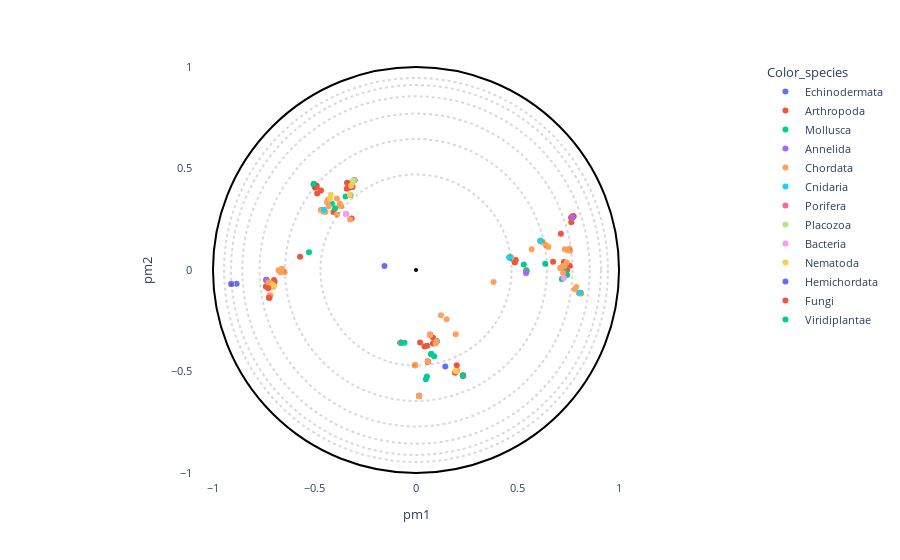

This figure's notebook cell:
### Markdown cell above
### Create interactive plot

### Code cell
# OPTIONS =================================================
#Here you can set different parameters to color & annotate the resulting projection:
title = ""
#----------------------------------------------------------
# Select the coloring from annotation .csv file:
labels_name = "Color_species"
# Select classes to label among the "labels_name" or "second_labels_name" column (comma separated list):
second_labels_name = ""
labels_text = []
show_text = True
#----------------------------------------------------------
# Use a custom color palette:
color_palette = None #Default: None
use_custom_palette = False
# Select projection center:
id_for_rotation = None #Default: None
use_selected_center = False
#==========================================================


#Check projection visualization parameters
#Labels name
if labels_name == "":
    labels_name = None
elif labels_name not in annotation_names:
    raise NameError(f"labels_name {labels_name} is not in the availables annotations.\nAvailables annotations: {annotation_names}")
#Second labels name
if second_labels_name == "":
    second_labels_name = None
elif second_labels_name not in annotation_names:
    raise NameError(f'"second_labels_name" {second_labels_name} is not in the availables annotations.\nAvailables annotations: {annotation_names}')
#Color palet selection
if not use_custom_palette:
    color_palette = None
#Center of projection selection

tmp_id_for_rotation = -1
if use_selected_center and id_for_rotation is not None:
    if id_for_rotation != tmp_id_for_rotation:
        tmp_id_for_rotation = id_for_rotation

        poincare_coord = df_embedding[["pm1","pm2"]].sort_values(by=["proteins_id"])
        poincare_coord = poincare_coord.values[:,:2]
        model = PoincareMaps(poincare_coord)
        model.get_distances()

        model.iroot = id_for_rotation - 1  #Zero indexing
        model.rotate()

        df_embedding["pm1"] = model.coordinates_rotated[:,0]
        df_embedding["pm2"] = model.coordinates_rotated[:,1]
else:
    df_embedding["pm1"] = df_embedding["pm1_com"]
    df_embedding["pm2"] = df_embedding["pm2_com"]

#Plot graph
fig = plot_embedding_interactive(df_embedding, 
                                 labels_name = labels_name,
                                 second_labels_name = second_labels_name, 
                                 show_text = show_text,
                                 labels_text = labels_text,
                                 color_palette = color_palette, 
                                 title = title, 
                                 fontsize = 11)
fig.show()

### Figure 1 — Plotly figure (JSON) as saved in the notebook; plotly's stock layout.template omitted (floating-point values rounded to 4 significant figures; data arrays with more than 128 entries replaced by an {"elided": "..."} marker saying what was removed)
{"data": [{"customdata": {"elided": "10x19 mixed values"}, "hovertemplate": "<b>%{hovertext}</b><br><br>Color_species=%{customdata[10]}<br>pm1=%{x}<br>pm2=%{y}<br>proteins_id=%{customdata[0]}<br>tree1=%{customdata[1]}<br>tree2=%{customdata[2]}<br>tree3=%{customdata[3]}<br>tree4=%{customdata[4]}<br>full_name=%{customdata[5]}<br>short_name=%{customdata[6]}<br>full_species=%{customdata[7]}<br>short_species=%{customdata[8]}<br>evo_distance=%{customdata[9]}<br>Domain=%{customdata[11]}<br>Kingdom=%{customdata[12]}<br>Phylum=%{customdata[13]}<br>Subphylum=%{customdata[14]}<br>Class=%{customdata[15]}<br>Genus=%{customdata[16]}<br>pm1_com=%{customdata[17]}<br>pm2_com=%{customdata[18]}<extra></extra>", "hovertext": ["Echinodermata", "Echinodermata", "Echinodermata", "Echinodermata", "Echinodermata", "Echinodermata", "Echinodermata", "Echinodermata", "Echinodermata", "Echinodermata"], "legendgroup": "Echinodermata", "marker": {"color": "#636efa", "symbol": "circle"}, "mode": "markers", "name": "Echinodermata", "orientation": "v", "showlegend": true, "textposition": "top right", "type": "scatter", "x": [-0.7336, -0.07594, -0.5032, -0.1554, -0.492, 0.8101, 0.1443, -0.5035, -0.8835, -0.338], "xaxis": "x", "y": [-0.05367, -0.3587, 0.4227, 0.01966, 0.4092, -0.1124, -0.4752, 0.4228, -0.06744, 0.4286], "yaxis": "y"}, {"customdata": {"elided": "84x19 mixed values"}, "hovertemplate": "<b>%{hovertext}</b><br><br>Color_species=%{customdata[10]}<br>pm1=%{x}<br>pm2=%{y}<br>proteins_id=%{customdata[0]}<br>tree1=%{customdata[1]}<br>tree2=%{customdata[2]}<br>tree3=%{customdata[3]}<br>tree4=%{customdata[4]}<br>full_name=%{customdata[5]}<br>short_name=%{customdata[6]}<br>full_species=%{customdata[7]}<br>short_species=%{customdata[8]}<br>evo_distance=%{customdata[9]}<br>Domain=%{customdata[11]}<br>Kingdom=%{customdata[12]}<br>Phylum=%{customdata[13]}<br>Subphylum=%{customdata[14]}<br>Class=%{customdata[15]}<br>Genus=%{customdata[16]}<br>pm1_com=%{customdata[17]}<br>pm2_com=%{customdata[18]}<extra></extra>", "hovertext": ["Arthropoda", "Arthropoda", "Arthropoda", "Arthropoda", "Arthropoda", "Arthropoda", "Arthropoda", "Arthropoda", "Arthropoda", "Arthropoda", "Arthropoda", "Arthropoda", "Arthropoda", "Arthropoda", "Arthropoda", "Arthropoda", "Arthropoda", "Arthropoda", "Arthropoda", "Arthropoda", "Arthropoda", "Arthropoda", "Arthropoda", "Arthropoda", "Arthropoda", "Arthropoda", "Arthropoda", "Arthropoda", "Arthropoda", "Arthropoda", "Arthropoda", "Arthropoda", "Arthropoda", "Arthropoda", "Arthropoda", "Arthropoda", "Arthropoda", "Arthropoda", "Arthropoda", "Arthropoda", "Arthropoda", "Arthropoda", "Arthropoda", "Arthropoda", "Arthropoda", "Arthropoda", "Arthropoda", "Arthropoda", "Arthropoda", "Arthropoda", "Arthropoda", "Arthropoda", "Arthropoda", "Arthropoda", "Arthropoda", "Arthropoda", "Arthropoda", "Arthropoda", "Arthropoda", "Arthropoda", "Arthropoda", "Arthropoda", "Arthropoda", "Arthropoda", "Arthropoda", "Arthropoda", "Arthropoda", "Arthropoda", "Arthropoda", "Arthropoda", "Arthropoda", "Arthropoda", "Arthropoda", "Arthropoda", "Arthropoda", "Arthropoda", "Arthropoda", "Arthropoda", "Arthropoda", "Arthropoda", "Arthropoda", "Arthropoda", "Arthropoda", "Arthropoda"], "legendgroup": "Arthropoda", "marker": {"color": "#EF553B", "symbol": "circle"}, "mode": "markers", "name": "Arthropoda", "orientation": "v", "showlegend": true, "textposition": "top right", "type": "scatter", "x": [-0.9089, 0.7685, -0.7398, 0.01517, -0.7115, 0.7668, -0.3726, -0.4668, -0.5034, -0.3174, 0.06981, 0.05805, -0.6965, -0.3122, 0.7753, 0.7727, 0.7654, 0.773, 0.7642, 0.7753, 0.7725, 0.7726, 0.7753, 0.7729, -0.7199, -0.7108, 0.2312, -0.341, -0.4063, -0.468, -0.571, 0.4868, 0.4602, 0.7647, 0.7136, 0.4852, 0.2006, 0.4912, -0.4885, -0.5026, -0.4967, -0.5033, -0.4866, 0.1013, 0.1011, 0.01518, 0.0837, 0.05553, 0.08421, 0.0418, 0.01514, 0.02004, 0.7283, 0.7442, 0.6142, 0.804, 0.8117, 0.8063, 0.1921, 0.8098, -0.3035, -0.3392, -0.9102, -0.9093, -0.9092, -0.7372, -0.3286, -0.7235, 0.2313, 0.2311, 0.2312, 0.2316, 0.2315, 0.05831, 0.05839, -0.07435, -0.07649, -0.07644, -0.7207, 0.6752, 0.7572, -0.6996, -0.7018, 0.5433], "xaxis": "x", "y": [-0.06834, 0.2613, -0.08092, -0.6198, -0.06789, 0.2555, 0.3189, 0.2951, 0.4229, 0.2532, -0.3199, -0.4513, -0.05802, 0.4089, 0.2652, 0.2629, 0.2568, 0.2628, 0.2583, 0.2652, 0.2632, 0.2633, 0.2652, 0.263, -0.07401, -0.07259, -0.5202, 0.4007, 0.2854, 0.3916, 0.06468, 0.03686, 0.06237, 0.2352, 0.1785, 0.04249, -0.4693, 0.0488, 0.4137, 0.4212, 0.4056, 0.4228, 0.3772, -0.3514, -0.3513, -0.6198, -0.3621, -0.3729, -0.3332, -0.3769, -0.6204, -0.3572, 0.03999, -0.000638, 0.1423, -0.1127, -0.1152, -0.1132, -0.5059, -0.113, 0.4421, 0.43, -0.06869, -0.06856, -0.06838, -0.04768, 0.4047, -0.1365, -0.5199, -0.5198, -0.5201, -0.5206, -0.5204, -0.4514, -0.4512, -0.358, -0.3581, -0.3586, -0.07102, 0.04075, 0.02042, -0.04954, -0.07589, -0.001148], "yaxis": "y"}, {"customdata": {"elided": "36x19 mixed values"}, "hovertemplate": "<b>%{hovertext}</b><br><br>Color_species=%{customdata[10]}<br>pm1=%{x}<br>pm2=%{y}<br>proteins_id=%{customdata[0]}<br>tree1=%{customdata[1]}<br>tree2=%{customdata[2]}<br>tree3=%{customdata[3]}<br>tree4=%{customdata[4]}<br>full_name=%{customdata[5]}<br>short_name=%{customdata[6]}<br>full_species=%{customdata[7]}<br>short_species=%{customdata[8]}<br>evo_distance=%{customdata[9]}<br>Domain=%{customdata[11]}<br>Kingdom=%{customdata[12]}<br>Phylum=%{customdata[13]}<br>Subphylum=%{customdata[14]}<br>Class=%{customdata[15]}<br>Genus=%{customdata[16]}<br>pm1_com=%{customdata[17]}<br>pm2_com=%{customdata[18]}<extra></extra>", "hovertext": ["Mollusca", "Mollusca", "Mollusca", "Mollusca", "Mollusca", "Mollusca", "Mollusca", "Mollusca", "Mollusca", "Mollusca", "Mollusca", "Mollusca", "Mollusca", "Mollusca", "Mollusca", "Mollusca", "Mollusca", "Mollusca", "Mollusca", "Mollusca", "Mollusca", "Mollusca", "Mollusca", "Mollusca", "Mollusca", "Mollusca", "Mollusca", "Mollusca", "Mollusca", "Mollusca", "Mollusca", "Mollusca", "Mollusca", "Mollusca", "Mollusca", "Mollusca"], "legendgroup": "Mollusca", "marker": {"color": "#00cc96", "symbol": "circle"}, "mode": "markers", "name": "Mollusca", "orientation": "v", "showlegend": true, "textposition": "top right", "type": "scatter", "x": [-0.005685, -0.3984, 0.6223, -0.5272, 0.7185, 0.4671, 0.6142, -0.4561, -0.4563, -0.4288, -0.4145, -0.3473, -0.5037, 0.01526, 0.102, 0.04859, 0.05362, 0.07516, 0.08933, 0.07516, 0.0752, 0.6365, 0.5311, 0.6133, -0.3036, 0.7441, -0.7377, 0.2314, -0.07326, -0.0566, 0.7311, -0.3223, 0.5451, 0.5433, -0.7233, 0.1014], "xaxis": "x", "y": [-0.469, 0.3039, 0.139, 0.08716, -0.04434, 0.06089, 0.1423, 0.2969, 0.2887, 0.3473, 0.3281, 0.3616, 0.423, -0.6208, -0.3505, -0.5379, -0.5246, -0.4143, -0.4251, -0.4142, -0.4144, 0.03089, 0.02663, 0.1439, 0.4421, -0.02431, -0.04867, -0.5214, -0.3585, -0.3578, -0.004521, 0.3677, -0.005079, -0.009722, -0.1358, -0.3515], "yaxis": "y"}, {"customdata": {"elided": "9x19 mixed values"}, "hovertemplate": "<b>%{hovertext}</b><br><br>Color_species=%{customdata[10]}<br>pm1=%{x}<br>pm2=%{y}<br>proteins_id=%{customdata[0]}<br>tree1=%{customdata[1]}<br>tree2=%{customdata[2]}<br>tree3=%{customdata[3]}<br>tree4=%{customdata[4]}<br>full_name=%{customdata[5]}<br>short_name=%{customdata[6]}<br>full_species=%{customdata[7]}<br>short_species=%{customdata[8]}<br>evo_distance=%{customdata[9]}<br>Domain=%{customdata[11]}<br>Kingdom=%{customdata[12]}<br>Phylum=%{customdata[13]}<br>Subphylum=%{customdata[14]}<br>Class=%{customdata[15]}<br>Genus=%{customdata[16]}<br>pm1_com=%{customdata[17]}<br>pm2_com=%{customdata[18]}<extra></extra>", "hovertext": ["Annelida", "Annelida", "Annelida", "Annelida", "Annelida", "Annelida", "Annelida", "Annelida", "Annelida"], "legendgroup": "Annelida", "marker": {"color": "#ab63fa", "symbol": "circle"}, "mode": "markers", "name": "Annelida", "orientation": "v", "showlegend": true, "textposition": "top right", "type": "scatter", "x": [0.01519, 0.06942, 0.807, -0.7228, 0.7703, 0.5422, -0.3036, -0.7378, -0.07302], "xaxis": "x", "y": [-0.6205, -0.318, -0.1127, -0.1365, 0.2591, -0.01463, 0.4419, -0.04966, -0.3585], "yaxis": "y"}, {"customdata": {"elided": "88x19 mixed values"}, "hovertemplate": "<b>%{hovertext}</b><br><br>Color_species=%{customdata[10]}<br>pm1=%{x}<br>pm2=%{y}<br>proteins_id=%{customdata[0]}<br>tree1=%{customdata[1]}<br>tree2=%{customdata[2]}<br>tree3=%{customdata[3]}<br>tree4=%{customdata[4]}<br>full_name=%{customdata[5]}<br>short_name=%{customdata[6]}<br>full_species=%{customdata[7]}<br>short_species=%{customdata[8]}<br>evo_distance=%{customdata[9]}<br>Domain=%{customdata[11]}<br>Kingdom=%{customdata[12]}<br>Phylum=%{customdata[13]}<br>Subphylum=%{customdata[14]}<br>Class=%{customdata[15]}<br>Genus=%{customdata[16]}<br>pm1_com=%{customdata[17]}<br>pm2_com=%{customdata[18]}<extra></extra>", "hovertext": ["Chordata", "Chordata", "Chordata", "Chordata", "Chordata", "Chordata", "Chordata", "Chordata", "Chordata", "Chordata", "Chordata", "Chordata", "Chordata", "Chordata", "Chordata", "Chordata", "Chordata", "Chordata", "Chordata", "Chordata", "Chordata", "Chordata", "Chordata", "Chordata", "Chordata", "Chordata", "Chordata", "Chordata", "Chordata", "Chordata", "Chordata", "Chordata", "Chordata", "Chordata", "Chordata", "Chordata", "Chordata", "Chordata", "Chordata", "Chordata", "Chordata", "Chordata", "Chordata", "Chordata", "Chordata", "Chordata", "Chordata", "Chordata", "Chordata", "Chordata", "Chordata", "Chordata", "Chordata", "Chordata", "Chordata", "Chordata", "Chordata", "Chordata", "Chordata", "Chordata", "Chordata", "Chordata", "Chordata", "Chordata", "Chordata", "Chordata", "Chordata", "Chordata", "Chordata", "Chordata", "Chordata", "Chordata", "Chordata", "Chordata", "Chordata", "Chordata", "Chordata", "Chordata", "Chordata", "Chordata", "Chordata", "Chordata", "Chordata", "Chordata", "Chordata", "Chordata", "Chordata", "Chordata"], "legendgroup": "Chordata", "marker": {"color": "#FFA15A", "symbol": "circle"}, "mode": "markers", "name": "Chordata", "orientation": "v", "showlegend": true, "textposition": "top right", "type": "scatter", "x": [0.6132, -0.9092, -0.7191, -0.7064, -0.7018, 0.4683, -0.727, -0.07441, -0.7214, -0.7167, 0.1956, -0.3707, -0.3707, -0.3705, 0.06952, 0.2027, 0.7432, -0.4343, 0.7321, 0.469, 0.6133, 0.613, -0.7117, -0.672, -0.6677, -0.6614, -0.647, -0.6529, 0.7117, -0.4461, -0.4386, -0.6768, -0.3097, -0.7025, 0.4625, 0.461, -0.004133, -0.7175, -0.003498, -0.006498, -0.004642, 0.1228, 0.6242, 0.6236, 0.5695, 0.6396, 0.151, -0.4299, -0.4637, -0.3748, -0.3897, -0.3439, -0.3249, 0.6521, 0.7199, 0.382, -0.3892, -0.457, 0.06905, 0.09712, 0.1016, 0.01534, 0.07007, 0.01539, 0.06955, 0.01502, 0.01517, 0.7101, 0.7287, 0.7244, -0.07319, 0.7553, 0.746, 0.7591, 0.7326, 0.8065, 0.8022, 0.8065, 0.7816, 0.8022, 0.7892, 0.8114, 0.8061, -0.3037, -0.9091, -0.9102, 0.05869, -0.07289], "xaxis": "x", "y": [0.1439, -0.06881, -0.06433, -0.07628, -0.07905, 0.06221, -0.06147, -0.3581, -0.1242, -0.1257, -0.317, 0.3151, 0.315, 0.315, -0.319, -0.4961, 0.03672, 0.3446, 0.02045, 0.06, 0.1434, 0.1438, -0.06781, -0.00614, -0.01051, 0.006101, -0.01168, -0.003578, 0.01048, 0.2859, 0.3336, -0.001296, 0.4401, -0.08205, 0.06164, 0.06187, -0.4686, -0.07907, -0.4681, -0.4687, -0.4697, -0.223, 0.1355, 0.1374, 0.102, 0.1227, -0.243, 0.3145, 0.2938, 0.3259, 0.3527, 0.2775, 0.2485, 0.1138, 0.01573, -0.05919, 0.2736, 0.2904, -0.3192, -0.3624, -0.3516, -0.6196, -0.3181, -0.6204, -0.3188, -0.6203, -0.6204, 0.00826, 0.0208, -0.01516, -0.3587, 0.1058, 0.0968, 0.09515, 0.1025, -0.1123, -0.1132, -0.1138, -0.09543, -0.1132, -0.08395, -0.113, -0.1143, 0.4419, -0.06899, -0.06869, -0.4514, -0.3584], "yaxis": "y"}, {"customdata": [[18, -1, -1, 8, 4, "Predicted protein", "Predicted", "Nematostella vectensis", "Nematostella", 2.434, "Cnidaria", "Eukaryota", "Metazoa", "Cnidaria", "Other", "Other", "Other", 0.8072, -0.1118], [82, -1, 15, 7, 4, "Predicted protein", "Predicted", "Nematostella vectensis", "Nematostella", 3.063, "Cnidaria", "Eukaryota", "Metazoa", "Cnidaria", "Other", "Other", "Other", 0.613, 0.1439], [83, 20, 15, 7, 4, "Predicted protein", "Predicted", "Nematostella vectensis", "Nematostella", 2.696, "Cnidaria", "Eukaryota", "Metazoa", "Cnidaria", "Other", "Other", "Other", 0.4596, 0.06178], [84, -1, 15, 7, 4, "Predicted protein", "Predicted", "Nematostella vectensis", "Nematostella", 2.747, "Cnidaria", "Eukaryota", "Metazoa", "Cnidaria", "Other", "Other", "Other", 0.4614, 0.06146], [85, 20, 15, 7, 4, "Predicted protein", "Predicted", "Nematostella vectensis", "Nematostella", 2.467, "Cnidaria", "Eukaryota", "Metazoa", "Cnidaria", "Other", "Other", "Other", 0.4616, 0.06113], [208, -1, -1, -1, 3, "Predicted protein", "Predicted", "Nematostella vectensis", "Nematostella", 3.137, "Cnidaria", "Eukaryota", "Metazoa", "Cnidaria", "Other", "Other", "Other", -0.453, 0.2955]], "hovertemplate": "<b>%{hovertext}</b><br><br>Color_species=%{customdata[10]}<br>pm1=%{x}<br>pm2=%{y}<br>proteins_id=%{customdata[0]}<br>tree1=%{customdata[1]}<br>tree2=%{customdata[2]}<br>tree3=%{customdata[3]}<br>tree4=%{customdata[4]}<br>full_name=%{customdata[5]}<br>short_name=%{customdata[6]}<br>full_species=%{customdata[7]}<br>short_species=%{customdata[8]}<br>evo_distance=%{customdata[9]}<br>Domain=%{customdata[11]}<br>Kingdom=%{customdata[12]}<br>Phylum=%{customdata[13]}<br>Subphylum=%{customdata[14]}<br>Class=%{customdata[15]}<br>Genus=%{customdata[16]}<br>pm1_com=%{customdata[17]}<br>pm2_com=%{customdata[18]}<extra></extra>", "hovertext": ["Cnidaria", "Cnidaria", "Cnidaria", "Cnidaria", "Cnidaria", "Cnidaria"], "legendgroup": "Cnidaria", "marker": {"color": "#19d3f3", "symbol": "circle"}, "mode": "markers", "name": "Cnidaria", "orientation": "v", "showlegend": true, "textposition": "top right", "type": "scatter", "x": [0.8072, 0.613, 0.4596, 0.4614, 0.4616, -0.453], "xaxis": "x", "y": [-0.1118, 0.1439, 0.06178, 0.06146, 0.06113, 0.2955], "yaxis": "y"}, {"customdata": [[37, -1, -1, 9, 3, "Uncharacterized protein", "Uncharacterized", "Amphimedon queenslandica", "Amphimedon", 2.522, "Porifera", "Eukaryota", "Metazoa", "Porifera", "Other", "Other", "Other", -0.7224, -0.1365]], "hovertemplate": "<b>%{hovertext}</b><br><br>Color_species=%{customdata[10]}<br>pm1=%{x}<br>pm2=%{y}<br>proteins_id=%{customdata[0]}<br>tree1=%{customdata[1]}<br>tree2=%{customdata[2]}<br>tree3=%{customdata[3]}<br>tree4=%{customdata[4]}<br>full_name=%{customdata[5]}<br>short_name=%{customdata[6]}<br>full_species=%{customdata[7]}<br>short_species=%{customdata[8]}<br>evo_distance=%{customdata[9]}<br>Domain=%{customdata[11]}<br>Kingdom=%{customdata[12]}<br>Phylum=%{customdata[13]}<br>Subphylum=%{customdata[14]}<br>Class=%{customdata[15]}<br>Genus=%{customdata[16]}<br>pm1_com=%{customdata[17]}<br>pm2_com=%{customdata[18]}<extra></extra>", "hovertext": ["Porifera"], "legendgroup": "Porifera", "marker": {"color": "#FF6692", "symbol": "circle"}, "mode": "markers", "name": "Porifera", "orientation": "v", "showlegend": true, "textposition": "top right", "type": "scatter", "x": [-0.7224], "xaxis": "x", "y": [-0.1365], "yaxis": "y"}, {"customdata": [[78, -1, -1, 20, 7, "Putative uncharacterized protein", "Putative", "Trichoplax adhaerens", "Trichoplax", 2.316, "Placozoa", "Eukaryota", "Metazoa", "Other", "Other", "Other", "Other", -0.3095, 0.4399]], "hovertemplate": "<b>%{hovertext}</b><br><br>Color_species=%{customdata[10]}<br>pm1=%{x}<br>pm2=%{y}<br>proteins_id=%{customdata[0]}<br>tree1=%{customdata[1]}<br>tree2=%{customdata[2]}<br>tree3=%{customdata[3]}<br>tree4=%{customdata[4]}<br>full_name=%{customdata[5]}<br>short_name=%{customdata[6]}<br>full_species=%{customdata[7]}<br>short_species=%{customdata[8]}<br>evo_distance=%{customdata[9]}<br>Domain=%{customdata[11]}<br>Kingdom=%{customdata[12]}<br>Phylum=%{customdata[13]}<br>Subphylum=%{customdata[14]}<br>Class=%{customdata[15]}<br>Genus=%{customdata[16]}<br>pm1_com=%{customdata[17]}<br>pm2_com=%{customdata[18]}<extra></extra>", "hovertext": ["Placozoa"], "legendgroup": "Placozoa", "marker": {"color": "#B6E880", "symbol": "circle"}, "mode": "markers", "name": "Placozoa", "orientation": "v", "showlegend": true, "textposition": "top right", "type": "scatter", "x": [-0.3095], "xaxis": "x", "y": [0.4399], "yaxis": "y"}, {"customdata": [[79, -1, -1, 6, 3, "Globin", "Globin", "Gemmatirosa kalamazoonesis", "Gemmatirosa", 2.905, "Bacteria", "Bacteria", "Bacteria", "Other", "Other", "Other", "Other", -0.3461, 0.2759], [80, -1, 9, 6, 3, "Globin", "Globin", "Gemmatirosa kalamazoonesis", "Gemmatirosa", 3.007, "Bacteria", "Bacteria", "Bacteria", "Other", "Other", "Other", "Other", -0.7225, -0.137], [81, -1, 9, 6, 3, "Hemin receptor", "Hemin", "Halothiobacillus sp.", "Halothiobacillus", 2.535, "Bacteria", "Bacteria", "Bacteria", "Proteobacteria", "Other", "Gammaproteobacteria", "Other", 0.7281, -0.03893]], "hovertemplate": "<b>%{hovertext}</b><br><br>Color_species=%{customdata[10]}<br>pm1=%{x}<br>pm2=%{y}<br>proteins_id=%{customdata[0]}<br>tree1=%{customdata[1]}<br>tree2=%{customdata[2]}<br>tree3=%{customdata[3]}<br>tree4=%{customdata[4]}<br>full_name=%{customdata[5]}<br>short_name=%{customdata[6]}<br>full_species=%{customdata[7]}<br>short_species=%{customdata[8]}<br>evo_distance=%{customdata[9]}<br>Domain=%{customdata[11]}<br>Kingdom=%{customdata[12]}<br>Phylum=%{customdata[13]}<br>Subphylum=%{customdata[14]}<br>Class=%{customdata[15]}<br>Genus=%{customdata[16]}<br>pm1_com=%{customdata[17]}<br>pm2_com=%{customdata[18]}<extra></extra>", "hovertext": ["Bacteria", "Bacteria", "Bacteria"], "legendgroup": "Bacteria", "marker": {"color": "#FF97FF", "symbol": "circle"}, "mode": "markers", "name": "Bacteria", "orientation": "v", "showlegend": true, "textposition": "top right", "type": "scatter", "x": [-0.3461, -0.7225, 0.7281], "xaxis": "x", "y": [0.2759, -0.137, -0.03893], "yaxis": "y"}, {"customdata": {"elided": "10x19 mixed values"}, "hovertemplate": "<b>%{hovertext}</b><br><br>Color_species=%{customdata[10]}<br>pm1=%{x}<br>pm2=%{y}<br>proteins_id=%{customdata[0]}<br>tree1=%{customdata[1]}<br>tree2=%{customdata[2]}<br>tree3=%{customdata[3]}<br>tree4=%{customdata[4]}<br>full_name=%{customdata[5]}<br>short_name=%{customdata[6]}<br>full_species=%{customdata[7]}<br>short_species=%{customdata[8]}<br>evo_distance=%{customdata[9]}<br>Domain=%{customdata[11]}<br>Kingdom=%{customdata[12]}<br>Phylum=%{customdata[13]}<br>Subphylum=%{customdata[14]}<br>Class=%{customdata[15]}<br>Genus=%{customdata[16]}<br>pm1_com=%{customdata[17]}<br>pm2_com=%{customdata[18]}<extra></extra>", "hovertext": ["Nematoda", "Nematoda", "Nematoda", "Nematoda", "Nematoda", "Nematoda", "Nematoda", "Nematoda", "Nematoda", "Nematoda"], "legendgroup": "Nematoda", "marker": {"color": "#FECB52", "symbol": "circle"}, "mode": "markers", "name": "Nematoda", "orientation": "v", "showlegend": true, "textposition": "top right", "type": "scatter", "x": [-0.9089, -0.909, -0.9102, -0.4235, -0.7019, -0.7085, -0.3258, -0.3198, 0.1954, -0.4192], "xaxis": "x", "y": [-0.0688, -0.06861, -0.06869, 0.3498, -0.07599, -0.07464, 0.3697, 0.4145, -0.4972, 0.3702], "yaxis": "y"}, {"customdata": [[203, -1, -1, 14, 6, "Neuroglobin like protein", "Neuroglobin", "Saccoglossus kowalevskii", "Saccoglossus", 2.36, "Hemichordata", "Eukaryota", "Metazoa", "Hemichordata", "Other", "Other", "Other", -0.9102, -0.06869]], "hovertemplate": "<b>%{hovertext}</b><br><br>Color_species=%{customdata[10]}<br>pm1=%{x}<br>pm2=%{y}<br>proteins_id=%{customdata[0]}<br>tree1=%{customdata[1]}<br>tree2=%{customdata[2]}<br>tree3=%{customdata[3]}<br>tree4=%{customdata[4]}<br>full_name=%{customdata[5]}<br>short_name=%{customdata[6]}<br>full_species=%{customdata[7]}<br>short_species=%{customdata[8]}<br>evo_distance=%{customdata[9]}<br>Domain=%{customdata[11]}<br>Kingdom=%{customdata[12]}<br>Phylum=%{customdata[13]}<br>Subphylum=%{customdata[14]}<br>Class=%{customdata[15]}<br>Genus=%{customdata[16]}<br>pm1_com=%{customdata[17]}<br>pm2_com=%{customdata[18]}<extra></extra>", "hovertext": ["Hemichordata"], "legendgroup": "Hemichordata", "marker": {"color": "#636efa", "symbol": "circle"}, "mode": "markers", "name": "Hemichordata", "orientation": "v", "showlegend": true, "textposition": "top right", "type": "scatter", "x": [-0.9102], "xaxis": "x", "y": [-0.06869], "yaxis": "y"}, {"customdata": [[210, 15, 8, 6, 3, "ARAD1D45562p", "ARAD1D45562p", "Blastobotrys adeninivorans", "Blastobotrys", 3.652, "Fungi", "Eukaryota", "Fungi", "Ascomycota", "Other", "Other", "Other", -0.7235, -0.1362], [234, 15, 8, 6, 3, "CYFA0S05e02454g1_1", "CYFA0S05e02454g1_1", "Cyberlindnera fabianii", "Cyberlindnera", 4.119, "Fungi", "Eukaryota", "Fungi", "Ascomycota", "Other", "Other", "Other", -0.7277, -0.09011]], "hovertemplate": "<b>%{hovertext}</b><br><br>Color_species=%{customdata[10]}<br>pm1=%{x}<br>pm2=%{y}<br>proteins_id=%{customdata[0]}<br>tree1=%{customdata[1]}<br>tree2=%{customdata[2]}<br>tree3=%{customdata[3]}<br>tree4=%{customdata[4]}<br>full_name=%{customdata[5]}<br>short_name=%{customdata[6]}<br>full_species=%{customdata[7]}<br>short_species=%{customdata[8]}<br>evo_distance=%{customdata[9]}<br>Domain=%{customdata[11]}<br>Kingdom=%{customdata[12]}<br>Phylum=%{customdata[13]}<br>Subphylum=%{customdata[14]}<br>Class=%{customdata[15]}<br>Genus=%{customdata[16]}<br>pm1_com=%{customdata[17]}<br>pm2_com=%{customdata[18]}<extra></extra>", "hovertext": ["Fungi", "Fungi"], "legendgroup": "Fungi", "marker": {"color": "#EF553B", "symbol": "circle"}, "mode": "markers", "name": "Fungi", "orientation": "v", "showlegend": true, "textposition": "top right", "type": "scatter", "x": [-0.7235, -0.7277], "xaxis": "x", "y": [-0.1362, -0.09011], "yaxis": "y"}, {"customdata": [[227, -1, -1, 9, 3, "Uncharacterized protein", "Uncharacterized", "Micromonas commoda", "Micromonas", 2.71, "Viridiplantae", "Eukaryota", "Plantae", "Chlorophyta", "Other", "Other", "Other", -0.07289, -0.3584]], "hovertemplate": "<b>%{hovertext}</b><br><br>Color_species=%{customdata[10]}<br>pm1=%{x}<br>pm2=%{y}<br>proteins_id=%{customdata[0]}<br>tree1=%{customdata[1]}<br>tree2=%{customdata[2]}<br>tree3=%{customdata[3]}<br>tree4=%{customdata[4]}<br>full_name=%{customdata[5]}<br>short_name=%{customdata[6]}<br>full_species=%{customdata[7]}<br>short_species=%{customdata[8]}<br>evo_distance=%{customdata[9]}<br>Domain=%{customdata[11]}<br>Kingdom=%{customdata[12]}<br>Phylum=%{customdata[13]}<br>Subphylum=%{customdata[14]}<br>Class=%{customdata[15]}<br>Genus=%{customdata[16]}<br>pm1_com=%{customdata[17]}<br>pm2_com=%{customdata[18]}<extra></extra>", "hovertext": ["Viridiplantae"], "legendgroup": "Viridiplantae", "marker": {"color": "#00cc96", "symbol": "circle"}, "mode": "markers", "name": "Viridiplantae", "orientation": "v", "showlegend": true, "textposition": "top right", "type": "scatter", "x": [-0.07289], "xaxis": "x", "y": [-0.3584], "yaxis": "y"}], "layout": {"autosize": true, "font": {"size": 11}, "legend": {"title": {"text": "Color_species"}, "tracegroupgap": 0}, "margin": {"t": 60}, "plot_bgcolor": "rgba(0, 0, 0, 0)", "shapes": [{"line": {"color": "black", "dash": "dot"}, "opacity": 0.15, "type": "circle", "x0": -0.4706, "x1": 0.4706, "y0": -0.4706, "y1": 0.4706}, {"line": {"color": "black", "dash": "dot"}, "opacity": 0.15, "type": "circle", "x0": -0.6447, "x1": 0.6447, "y0": -0.6447, "y1": 0.6447}, {"line": {"color": "black", "dash": "dot"}, "opacity": 0.15, "type": "circle", "x0": -0.7705, "x1": 0.7705, "y0": -0.7705, "y1": 0.7705}, {"line": {"color": "black", "dash": "dot"}, "opacity": 0.15, "type": "circle", "x0": -0.8557, "x1": 0.8557, "y0": -0.8557, "y1": 0.8557}, {"line": {"color": "black", "dash": "dot"}, "opacity": 0.15, "type": "circle", "x0": -0.9108, "x1": 0.9108, "y0": -0.9108, "y1": 0.9108}, {"line": {"color": "black", "dash": "dot"}, "opacity": 0.15, "type": "circle", "x0": -0.9455, "x1": 0.9455, "y0": -0.9455, "y1": 0.9455}, {"line": {"color": "Black"}, "type": "circle", "x0": -1, "x1": 1, "xref": "x", "y0": -1, "y1": 1, "yref": "y"}, {"fillcolor": "Black", "line": {"color": "Black"}, "type": "circle", "x0": -0.005, "x1": 0.005, "xref": "x", "y0": -0.005, "y1": 0.005, "yref": "y"}], "title": {"text": "", "x": 0.5}, "xaxis": {"anchor": "y", "constrain": "domain", "domain": [0.1677, 0.8323], "range": [-1.1, 1.1], "title": {"text": "pm1"}, "type": "linear"}, "yaxis": {"anchor": "x", "autorange": true, "domain": [0, 1], "range": [-1.003, 1.003], "scaleanchor": "x", "scaleratio": 1, "title": {"text": "pm2"}, "type": "linear"}, "yaxis2": {"layer": "below traces", "matches": "y", "overlaying": "y"}}}
